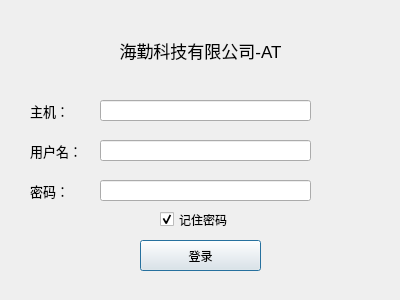
<?xml version="1.0" encoding="UTF-8"?>
<ui version="4.0">
 <class>LoginDialog</class>
 <widget class="QDialog" name="LoginDialog">
  <property name="geometry">
   <rect>
    <x>0</x>
    <y>0</y>
    <width>400</width>
    <height>300</height>
   </rect>
  </property>
  <property name="windowTitle">
   <string>Dialog</string>
  </property>
  <widget class="QLabel" name="label">
   <property name="geometry">
    <rect>
     <x>110</x>
     <y>30</y>
     <width>181</width>
     <height>41</height>
    </rect>
   </property>
   <property name="font">
    <font>
     <pointsize>13</pointsize>
     <bold>false</bold>
    </font>
   </property>
   <property name="text">
    <string>海勤科技有限公司-AT</string>
   </property>
   <property name="alignment">
    <set>Qt::AlignmentFlag::AlignCenter</set>
   </property>
  </widget>
  <widget class="QLabel" name="label_2">
   <property name="geometry">
    <rect>
     <x>30</x>
     <y>100</y>
     <width>71</width>
     <height>21</height>
    </rect>
   </property>
   <property name="font">
    <font>
     <pointsize>10</pointsize>
    </font>
   </property>
   <property name="text">
    <string>主机：</string>
   </property>
  </widget>
  <widget class="QLabel" name="label_3">
   <property name="geometry">
    <rect>
     <x>30</x>
     <y>140</y>
     <width>71</width>
     <height>21</height>
    </rect>
   </property>
   <property name="font">
    <font>
     <pointsize>10</pointsize>
    </font>
   </property>
   <property name="text">
    <string>用户名：</string>
   </property>
  </widget>
  <widget class="QLabel" name="label_4">
   <property name="geometry">
    <rect>
     <x>30</x>
     <y>180</y>
     <width>71</width>
     <height>21</height>
    </rect>
   </property>
   <property name="font">
    <font>
     <pointsize>10</pointsize>
    </font>
   </property>
   <property name="text">
    <string>密码：</string>
   </property>
  </widget>
  <widget class="QLineEdit" name="masteraddrlineEdit">
   <property name="geometry">
    <rect>
     <x>100</x>
     <y>100</y>
     <width>211</width>
     <height>21</height>
    </rect>
   </property>
  </widget>
  <widget class="QLineEdit" name="usernameLineEdit">
   <property name="geometry">
    <rect>
     <x>100</x>
     <y>140</y>
     <width>211</width>
     <height>21</height>
    </rect>
   </property>
  </widget>
  <widget class="QLineEdit" name="passwordLineEdit">
   <property name="geometry">
    <rect>
     <x>100</x>
     <y>180</y>
     <width>211</width>
     <height>21</height>
    </rect>
   </property>
   <property name="echoMode">
    <enum>QLineEdit::EchoMode::Normal</enum>
   </property>
  </widget>
  <widget class="QPushButton" name="loginButton">
   <property name="geometry">
    <rect>
     <x>140</x>
     <y>240</y>
     <width>121</width>
     <height>31</height>
    </rect>
   </property>
   <property name="text">
    <string>登录</string>
   </property>
  </widget>
  <widget class="QCheckBox" name="rememberMeCheckBox">
   <property name="geometry">
    <rect>
     <x>160</x>
     <y>210</y>
     <width>80</width>
     <height>19</height>
    </rect>
   </property>
   <property name="text">
    <string>记住密码</string>
   </property>
   <property name="checked">
    <bool>true</bool>
   </property>
  </widget>
 </widget>
 <resources/>
 <connections/>
</ui>
